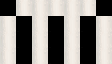

A 2D game scene composited from a Tiled map and its tileset images. What follows is a short description and the map's XML, with every tile layer's data as written:
An orthogonal 7x4 tile map with 16x16 px tiles, 1 tile layer (Tile Layer 1), 2 tilesets.

<map version="1.10" tiledversion="1.11.2" orientation="orthogonal" renderorder="right-down" width="7" height="4" tilewidth="16" tileheight="16" infinite="0" nextlayerid="2" nextobjectid="1">
 <tileset firstgid="1" source="Blocks.tsx" />
 <tileset firstgid="65" source="../Blocks.tsx" />
 <layer id="1" name="Tile Layer 1" width="7" height="4">
  <data encoding="csv">
1,46,46,46,46,46,1,
46,1,46,1,46,1,46,
46,1,46,1,46,1,46,
46,1,46,1,46,1,46
</data>
 </layer>
</map>
